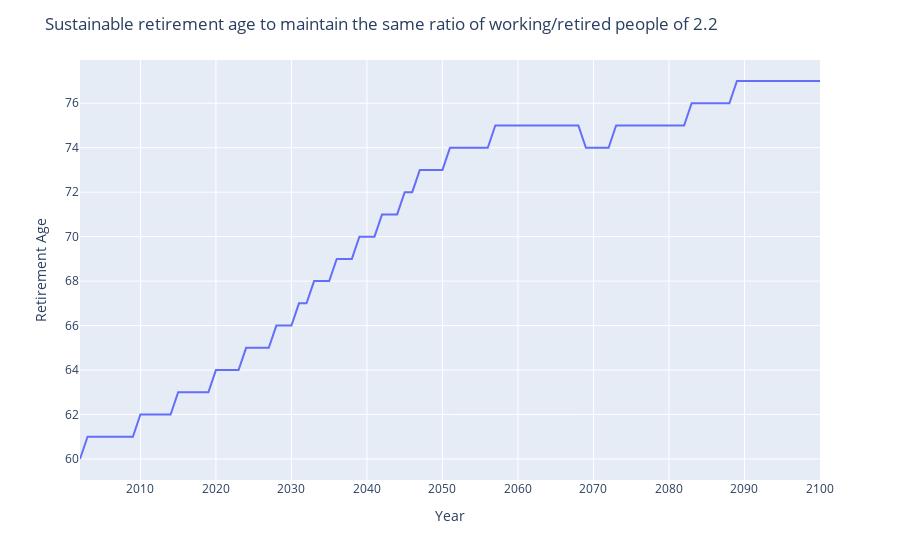
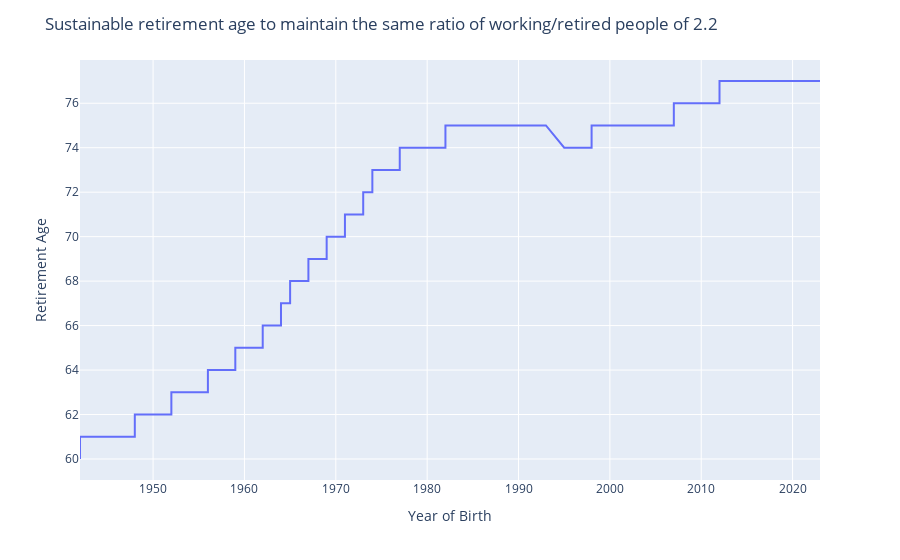

The notebook cell saved with these charts, in order:
### Markdown cell above
Note that I'm not consideting unemployment, assuming it is constant, and what matters is the ratio between working and retired people not if working people are actually employed or not.

I will now compute the projected retirement age that it is necessary to maintain an average working/retirement ratio of 2.2

### Code cell
wr_ratio = 2.2

# Same data plotted in two variants
raproj_df = pd.DataFrame(index=range(2002,2100+1))
raproj_df["Sustainable retirement age"] = np.nan
for y in raproj_df.index:
    wa = 22 # Assumption: people will start working at 22 on average
    for ra in range(50, 100): # I'm testing different retirement ages (ra) untill the ratio is 2.2 is reached
        if dfpproj.loc[wa:ra,y].sum() / dfpproj.loc[ra:,y].sum() > wr_ratio:
            raproj_df.loc[y, "Sustainable retirement age"] = ra
            break
    
fig = raproj_df.plot()
fig.update_layout(
    showlegend=False,
    xaxis_title="Year",
    yaxis_title="Retirement Age",
    title="Sustainable retirement age to maintain the same ratio of working/retired people of 2.2"
)
fig.show()

# Variant #2: year of birth on the x-axis
raproj_df["Born year retiring"] = raproj_df.index - raproj_df["Sustainable retirement age"]
fig = px.line(
    data_frame=raproj_df.reset_index().rename(columns={"index": "Year of Retirement"}),
    x="Born year retiring",
    y="Sustainable retirement age",
    hover_data=["Year of Retirement"],
) 
fig.update_layout(
    showlegend=False,
    xaxis_title="Year of Birth",
    yaxis_title="Retirement Age",
    title="Sustainable retirement age to maintain the same ratio of working/retired people of 2.2"
)
fig.show()

### Figure 1 — Plotly figure (JSON) as saved in the notebook; plotly's stock layout.template omitted (floating-point values rounded to 4 significant figures)
{"data": [{"hovertemplate": "variable=Sustainable retirement age<br>index=%{x}<br>value=%{y}<extra></extra>", "legendgroup": "Sustainable retirement age", "line": {"color": "#636efa", "dash": "solid"}, "marker": {"symbol": "circle"}, "mode": "lines", "name": "Sustainable retirement age", "orientation": "v", "showlegend": true, "type": "scatter", "x": [2002, 2003, 2004, 2005, 2006, 2007, 2008, 2009, 2010, 2011, 2012, 2013, 2014, 2015, 2016, 2017, 2018, 2019, 2020, 2021, 2022, 2023, 2024, 2025, 2026, 2027, 2028, 2029, 2030, 2031, 2032, 2033, 2034, 2035, 2036, 2037, 2038, 2039, 2040, 2041, 2042, 2043, 2044, 2045, 2046, 2047, 2048, 2049, 2050, 2051, 2052, 2053, 2054, 2055, 2056, 2057, 2058, 2059, 2060, 2061, 2062, 2063, 2064, 2065, 2066, 2067, 2068, 2069, 2070, 2071, 2072, 2073, 2074, 2075, 2076, 2077, 2078, 2079, 2080, 2081, 2082, 2083, 2084, 2085, 2086, 2087, 2088, 2089, 2090, 2091, 2092, 2093, 2094, 2095, 2096, 2097, 2098, 2099, 2100], "xaxis": "x", "y": [60, 61, 61, 61, 61, 61, 61, 61, 62, 62, 62, 62, 62, 63, 63, 63, 63, 63, 64, 64, 64, 64, 65, 65, 65, 65, 66, 66, 66, 67, 67, 68, 68, 68, 69, 69, 69, 70, 70, 70, 71, 71, 71, 72, 72, 73, 73, 73, 73, 74, 74, 74, 74, 74, 74, 75, 75, 75, 75, 75, 75, 75, 75, 75, 75, 75, 75, 74, 74, 74, 74, 75, 75, 75, 75, 75, 75, 75, 75, 75, 75, 76, 76, 76, 76, 76, 76, 77, 77, 77, 77, 77, 77, 77, 77, 77, 77, 77, 77], "yaxis": "y"}], "layout": {"legend": {"title": {"text": "variable"}, "tracegroupgap": 0}, "margin": {"t": 60}, "showlegend": false, "title": {"text": "Sustainable retirement age to maintain the same ratio of working/retired people of 2.2"}, "xaxis": {"anchor": "y", "domain": [0, 1], "title": {"text": "Year"}}, "yaxis": {"anchor": "x", "domain": [0, 1], "title": {"text": "Retirement Age"}}}}

### Figure 2 — Plotly figure (JSON) as saved in the notebook; plotly's stock layout.template omitted (floating-point values rounded to 4 significant figures)
{"data": [{"customdata": [[2002], [2003], [2004], [2005], [2006], [2007], [2008], [2009], [2010], [2011], [2012], [2013], [2014], [2015], [2016], [2017], [2018], [2019], [2020], [2021], [2022], [2023], [2024], [2025], [2026], [2027], [2028], [2029], [2030], [2031], [2032], [2033], [2034], [2035], [2036], [2037], [2038], [2039], [2040], [2041], [2042], [2043], [2044], [2045], [2046], [2047], [2048], [2049], [2050], [2051], [2052], [2053], [2054], [2055], [2056], [2057], [2058], [2059], [2060], [2061], [2062], [2063], [2064], [2065], [2066], [2067], [2068], [2069], [2070], [2071], [2072], [2073], [2074], [2075], [2076], [2077], [2078], [2079], [2080], [2081], [2082], [2083], [2084], [2085], [2086], [2087], [2088], [2089], [2090], [2091], [2092], [2093], [2094], [2095], [2096], [2097], [2098], [2099], [2100]], "hovertemplate": "Born year retiring=%{x}<br>Sustainable retirement age=%{y}<br>Year of Retirement=%{customdata[0]}<extra></extra>", "legendgroup": "", "line": {"color": "#636efa", "dash": "solid"}, "marker": {"symbol": "circle"}, "mode": "lines", "name": "", "orientation": "v", "showlegend": false, "type": "scatter", "x": [1942, 1942, 1943, 1944, 1945, 1946, 1947, 1948, 1948, 1949, 1950, 1951, 1952, 1952, 1953, 1954, 1955, 1956, 1956, 1957, 1958, 1959, 1959, 1960, 1961, 1962, 1962, 1963, 1964, 1964, 1965, 1965, 1966, 1967, 1967, 1968, 1969, 1969, 1970, 1971, 1971, 1972, 1973, 1973, 1974, 1974, 1975, 1976, 1977, 1977, 1978, 1979, 1980, 1981, 1982, 1982, 1983, 1984, 1985, 1986, 1987, 1988, 1989, 1990, 1991, 1992, 1993, 1995, 1996, 1997, 1998, 1998, 1999, 2000, 2001, 2002, 2003, 2004, 2005, 2006, 2007, 2007, 2008, 2009, 2010, 2011, 2012, 2012, 2013, 2014, 2015, 2016, 2017, 2018, 2019, 2020, 2021, 2022, 2023], "xaxis": "x", "y": [60, 61, 61, 61, 61, 61, 61, 61, 62, 62, 62, 62, 62, 63, 63, 63, 63, 63, 64, 64, 64, 64, 65, 65, 65, 65, 66, 66, 66, 67, 67, 68, 68, 68, 69, 69, 69, 70, 70, 70, 71, 71, 71, 72, 72, 73, 73, 73, 73, 74, 74, 74, 74, 74, 74, 75, 75, 75, 75, 75, 75, 75, 75, 75, 75, 75, 75, 74, 74, 74, 74, 75, 75, 75, 75, 75, 75, 75, 75, 75, 75, 76, 76, 76, 76, 76, 76, 77, 77, 77, 77, 77, 77, 77, 77, 77, 77, 77, 77], "yaxis": "y"}], "layout": {"legend": {"tracegroupgap": 0}, "margin": {"t": 60}, "showlegend": false, "title": {"text": "Sustainable retirement age to maintain the same ratio of working/retired people of 2.2"}, "xaxis": {"anchor": "y", "domain": [0, 1], "title": {"text": "Year of Birth"}}, "yaxis": {"anchor": "x", "domain": [0, 1], "title": {"text": "Retirement Age"}}}}
